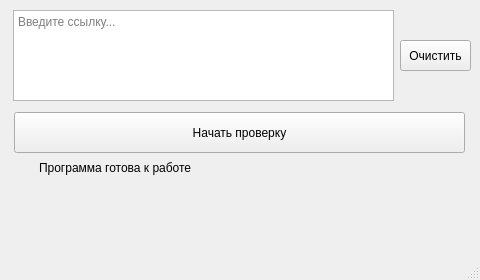
<?xml version="1.0" encoding="UTF-8"?>
<ui version="4.0">
 <class>MainWindow</class>
 <widget class="QMainWindow" name="MainWindow">
  <property name="geometry">
   <rect>
    <x>0</x>
    <y>0</y>
    <width>480</width>
    <height>280</height>
   </rect>
  </property>
  <property name="maximumSize">
   <size>
    <width>480</width>
    <height>280</height>
   </size>
  </property>
  <property name="windowTitle">
   <string>Проверка сайтов на мошенничество</string>
  </property>
  <property name="windowIcon">
   <iconset resource="resources.qrc">
    <normaloff>:/main/python.ico</normaloff>:/main/python.ico</iconset>
  </property>
  <widget class="QWidget" name="centralwidget">
   <widget class="QPushButton" name="clear_url">
    <property name="geometry">
     <rect>
      <x>400</x>
      <y>40</y>
      <width>71</width>
      <height>31</height>
     </rect>
    </property>
    <property name="text">
     <string>Очистить</string>
    </property>
   </widget>
   <widget class="QPushButton" name="process_url">
    <property name="geometry">
     <rect>
      <x>14</x>
      <y>112</y>
      <width>451</width>
      <height>41</height>
     </rect>
    </property>
    <property name="text">
     <string>Начать проверку</string>
    </property>
   </widget>
   <widget class="QWidget" name="verticalLayoutWidget">
    <property name="geometry">
     <rect>
      <x>39</x>
      <y>160</y>
      <width>431</width>
      <height>61</height>
     </rect>
    </property>
    <layout class="QVBoxLayout" name="verticalLayout">
     <item>
      <widget class="QLabel" name="database_check_label">
       <property name="text">
        <string>Программа готова к работе</string>
       </property>
       <property name="alignment">
        <set>Qt::AlignLeading|Qt::AlignLeft|Qt::AlignVCenter</set>
       </property>
      </widget>
     </item>
     <item>
      <widget class="QLabel" name="algorithm_check_label">
       <property name="text">
        <string/>
       </property>
       <property name="alignment">
        <set>Qt::AlignLeading|Qt::AlignLeft|Qt::AlignVCenter</set>
       </property>
      </widget>
     </item>
     <item>
      <widget class="QLabel" name="rating_check_label">
       <property name="text">
        <string/>
       </property>
       <property name="alignment">
        <set>Qt::AlignLeading|Qt::AlignLeft|Qt::AlignVCenter</set>
       </property>
      </widget>
     </item>
    </layout>
   </widget>
   <widget class="QPlainTextEdit" name="url_entry">
    <property name="geometry">
     <rect>
      <x>13</x>
      <y>10</y>
      <width>381</width>
      <height>91</height>
     </rect>
    </property>
    <property name="placeholderText">
     <string>Введите ссылку...</string>
    </property>
   </widget>
   <widget class="QLabel" name="database_check_result">
    <property name="geometry">
     <rect>
      <x>10</x>
      <y>158</y>
      <width>21</width>
      <height>21</height>
     </rect>
    </property>
    <property name="text">
     <string/>
    </property>
    <property name="scaledContents">
     <bool>true</bool>
    </property>
   </widget>
   <widget class="QLabel" name="algorithm_check_result">
    <property name="geometry">
     <rect>
      <x>10</x>
      <y>180</y>
      <width>21</width>
      <height>21</height>
     </rect>
    </property>
    <property name="text">
     <string/>
    </property>
    <property name="scaledContents">
     <bool>true</bool>
    </property>
   </widget>
   <widget class="QLabel" name="rating_check_result">
    <property name="geometry">
     <rect>
      <x>10</x>
      <y>200</y>
      <width>21</width>
      <height>21</height>
     </rect>
    </property>
    <property name="text">
     <string/>
    </property>
    <property name="scaledContents">
     <bool>true</bool>
    </property>
   </widget>
  </widget>
  <widget class="QMenuBar" name="menubar">
   <property name="geometry">
    <rect>
     <x>0</x>
     <y>0</y>
     <width>480</width>
     <height>21</height>
    </rect>
   </property>
  </widget>
  <widget class="QStatusBar" name="statusbar"/>
 </widget>
 <resources>
  <include location="resources.qrc"/>
 </resources>
 <connections/>
</ui>
